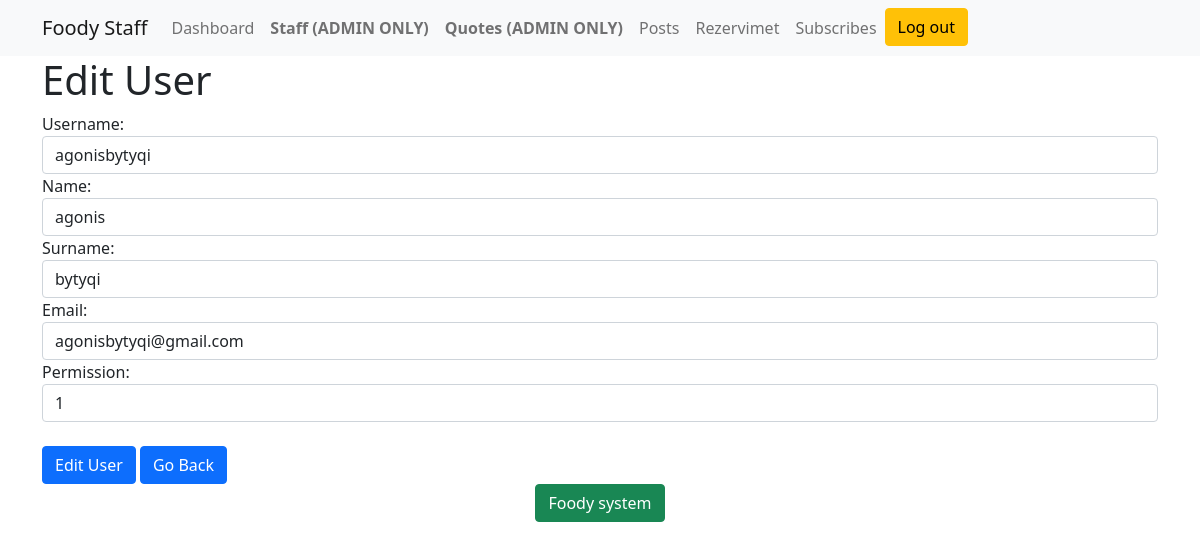
/admin/index.php?page=edit_user&id=1 (signed in), run on the app's committed database.
### tables this page shows
CREATE TABLE `staff` (
  `user_id` int(11) NOT NULL,
  `username` varchar(32) NOT NULL,
  `name` varchar(64) NOT NULL,
  `surname` varchar(128) NOT NULL,
  `email` varchar(128) NOT NULL,
  `password` varchar(512) NOT NULL,
  `permission` int(16) NOT NULL
);

### admin/edit_user.php (the view, shortened to what this page needs)
<?php
require '../config/dbconfig.php';
if ($_SESSION['permission'] == 1) {
    if (isset($_GET['id'])) {
        $id = $_GET['id'];
    }
    $sql = 'SELECT * FROM staff WHERE user_id = :id';
    $query = $conn->prepare($sql);
    $query->execute(['id' => $id]);
    $user = $query->fetch();
?>
    <div class="container">
    <link href="https://cdn.jsdelivr.net/npm/bootstrap@5.0.0-beta1/dist/css/bootstrap.min.css" rel="stylesheet">
        <h1>Edit User</h1>
        <form method="post">
            <div class="form-group">
                <label for="username">Username:</label>
                <input type="text" name="username" id="username" class="form-control" value="<?php echo $user['username'] ?>" required>
            </div>
            <div class="form-group">
                <label for="name">Name:</label>
                <input type="text" name="name" id="name" class="form-control" value="<?php echo $user['name'] ?>" required>
            </div>
            <div class="form-group">
                <label for="surname">Surname:</label>
                <input type="text" name="surname" id="surname" class="form-control" value="<?php echo $user['surname'] ?>" required>
            </div>
            <div class="form-group">
                <label for="email">Email:</label>
                <input type="email" name="email" id="email" class="form-control" value="<?php echo $user['email'] ?>" required>
            </div>
            <div class="form-group">
                <label for="permission">Permission:</label>
                <input type="number" name="permission" id="permission" class="form-control" value="<?php echo $user['permission'] ?>" required min=0 max=1>
            </div>
            <br>
                <input type="submit" value="Edit User" name="submit" class="btn btn-primary">
                <a href="index.php?page=staff" class="btn btn-primary">Go Back</a>
        </form>
    </div>
<?php } else {
    header('Location: test.php');
} ?>

### data on the page
staff: username "agonisbytyqi", name "agonis", surname "bytyqi", email "agonisbytyqi@gmail.com", permission "1"
